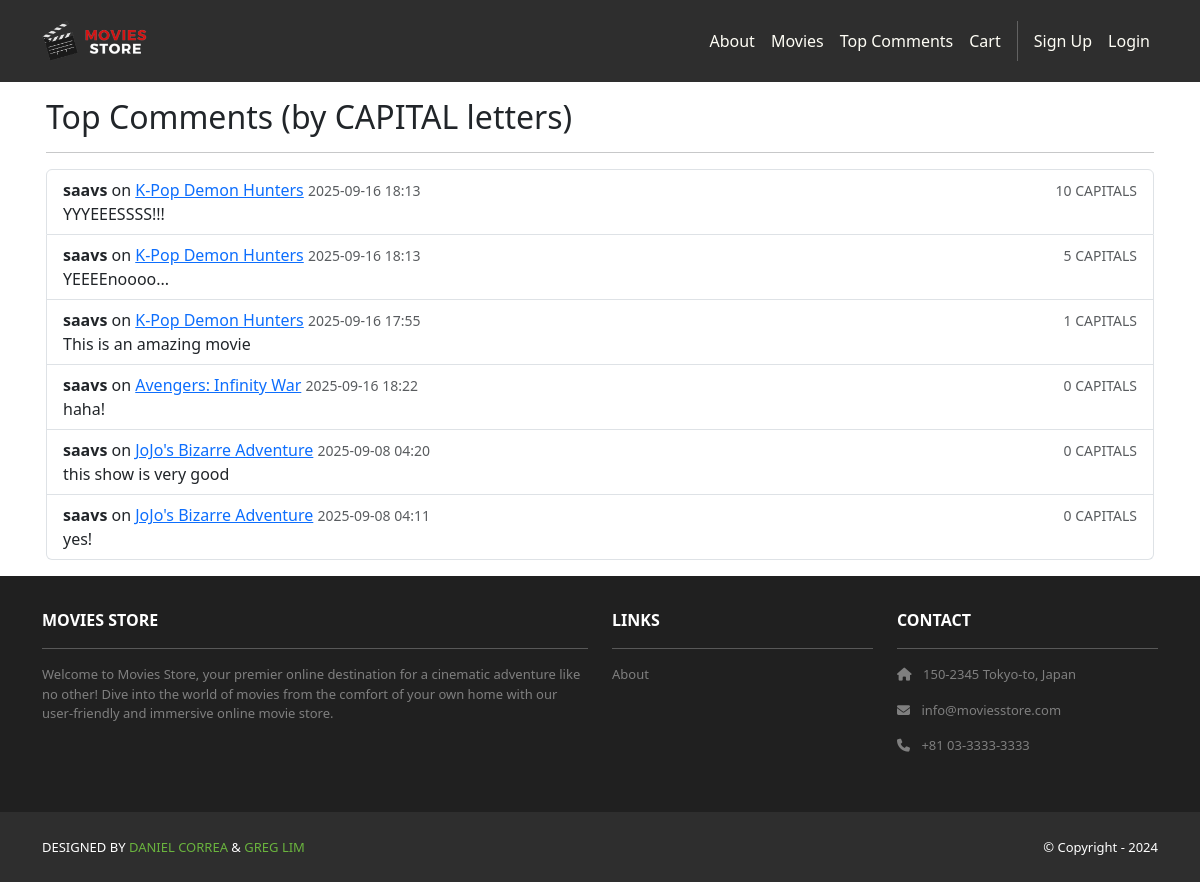
The page /movies/comments/top/ on the database its author committed.
### movies/models.py (models this page shows, shortened)
class Review(models.Model):
    id = models.AutoField(primary_key=True)
    comment = models.CharField(max_length=255)
    date = models.DateTimeField(auto_now_add=True)
    movie = models.ForeignKey(Movie,
        on_delete=models.CASCADE)
    user = models.ForeignKey(User,
        on_delete=models.CASCADE)

class Movie(models.Model):
    id = models.AutoField(primary_key=True)
    name = models.CharField(max_length=255)
    price = models.IntegerField()
    description = models.TextField()
    image = models.ImageField(upload_to='movie_images/')
    amount_left = models.PositiveIntegerField(null=True, blank=True)

### movies/views.py (the view)
# urls.py: path('comments/top/', views.top_comments, name='movies.top_comments'),  # NEW
def top_comments(request):
    reviews = Review.objects.select_related('user', 'movie').all()
    for r in reviews:
        r.capitals = sum(1 for ch in r.comment if ch.isupper())
    reviews = sorted(reviews, key=lambda r: (-r.capitals, -r.date.timestamp()))
    return render(request, 'movies/top_comments.html', {'reviews': reviews})

### movies/templates/movies/top_comments.html
{% extends 'base.html' %}
{% block content %}
<div class="container p-3">
  <h2>Top Comments (by CAPITAL letters)</h2>
  <hr>
  {% if reviews %}
    <ul class="list-group">
      {% for r in reviews %}
        <li class="list-group-item d-flex justify-content-between align-items-start">
          <div class="me-auto">
            <div>
              <strong>{{ r.user.username }}</strong> on
              <a href="{% url 'movies.show' id=r.movie.id %}">{{ r.movie.name }}</a>
              <small class="text-muted">{{ r.date|date:"Y-m-d H:i" }}</small>
            </div>
            <div>{{ r.comment }}</div>
          </div>
          <div class="text-end">
            <small class="text-muted">{{ r.capitals }} CAPITALS</small>
          </div>
        </li>
      {% endfor %}
    </ul>
  {% else %}
    <p>No comments yet.</p>
  {% endif %}
</div>
{% endblock %}

### rows shown on the page
Review: user.username "saavs", movie.name "K-Pop Demon Hunters", date "2025-09-16 18:13", comment "YYYEEESSSS!!!", capitals "10"
Review: user.username "saavs", movie.name "K-Pop Demon Hunters", date "2025-09-16 18:13", comment "YEEEEnoooo...", capitals "5"
Review: user.username "saavs", movie.name "K-Pop Demon Hunters", date "2025-09-16 17:55", comment "This is an amazing movie", capitals "1"
Review: user.username "saavs", movie.name "Avengers: Infinity War", date "2025-09-16 18:22", comment "haha!", capitals "0"
Review: user.username "saavs", movie.name "JoJo's Bizarre Adventure", date "2025-09-08 04:20", comment "this show is very good", capitals "0"
Review: user.username "saavs", movie.name "JoJo's Bizarre Adventure", date "2025-09-08 04:11", comment "yes!", capitals "0"
